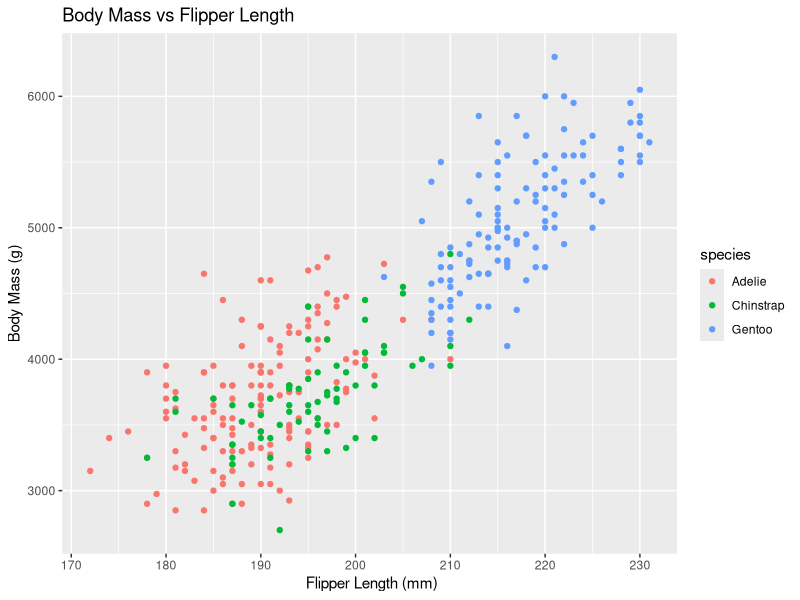

This chart was generated by the following R code:
## ---- chunk 1
knitr::opts_chunk$set(echo = FALSE)
library(tidyverse)
library(palmerpenguins)
## ---- chunk 2
ggplot(data = penguins, aes(x = flipper_length_mm, y = body_mass_g)) +
  geom_point(aes(color = species)) +
  labs(title = "Body Mass vs Flipper Length", 
       x = " Flipper Length (mm)", 
       y = "Body Mass (g)")
